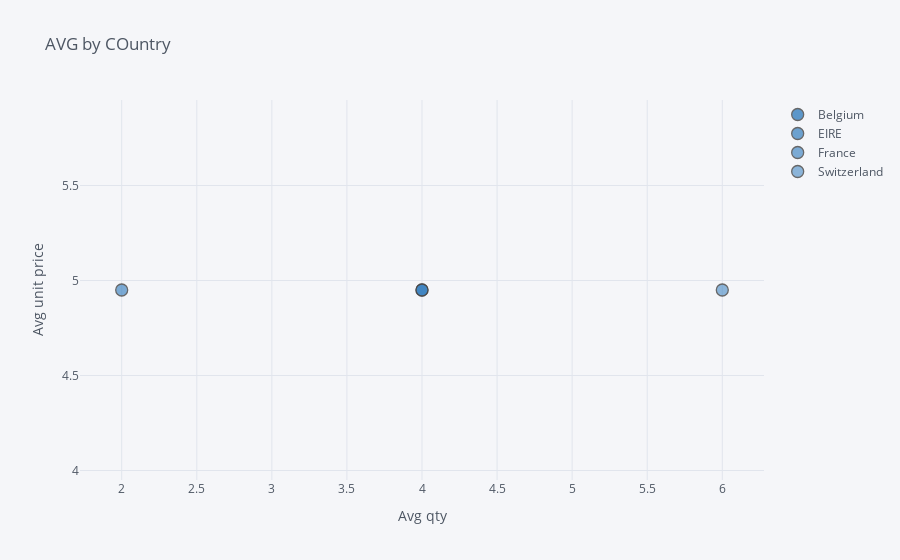

The notebook cell this image was saved under:
### Markdown cell above
## 3. Create an interactive scatter plot showing the relationship between average quantity (x-axis) and average unit price (y-axis) for the product PARTY BUNTING with the plot points color-coded by country (categories).

### Code cell
data=df.loc[df.Description=='PARTY BUNTING']

data=data.groupby('Country').mean()
data=data[['Quantity', 'UnitPrice']]


data.reset_index(inplace=True)


data.iplot(x='Quantity', y='UnitPrice', categories='Country',
           xTitle='Avg qty', yTitle='Avg unit price',
           color='blue', title='AVG by COuntry')

### Figure 1 — Plotly figure (JSON) as saved in the notebook; plotly's stock layout.template omitted (floating-point values rounded to 4 significant figures)
{"data": [{"marker": {"color": "rgba(55, 128, 191, 1.0)", "line": {"width": 1.3}, "opacity": 0.8, "size": 12, "symbol": "circle"}, "mode": "markers", "name": "Belgium", "textfont": {"color": "#4D5663"}, "type": "scatter", "x": [4], "y": [4.95]}, {"marker": {"color": "rgba(55, 128, 191, 0.8999999999999999)", "line": {"width": 1.3}, "opacity": 0.8, "size": 12, "symbol": "circle"}, "mode": "markers", "name": "EIRE", "textfont": {"color": "#4D5663"}, "type": "scatter", "x": [4], "y": [4.95]}, {"marker": {"color": "rgba(55, 128, 191, 0.7999999999999998)", "line": {"width": 1.3}, "opacity": 0.8, "size": 12, "symbol": "circle"}, "mode": "markers", "name": "France", "textfont": {"color": "#4D5663"}, "type": "scatter", "x": [2], "y": [4.95]}, {"marker": {"color": "rgba(55, 128, 191, 0.7)", "line": {"width": 1.3}, "opacity": 0.8, "size": 12, "symbol": "circle"}, "mode": "markers", "name": "Switzerland", "textfont": {"color": "#4D5663"}, "type": "scatter", "x": [6], "y": [4.95]}], "layout": {"legend": {"bgcolor": "#F5F6F9", "font": {"color": "#4D5663"}}, "paper_bgcolor": "#F5F6F9", "plot_bgcolor": "#F5F6F9", "title": {"font": {"color": "#4D5663"}, "text": "AVG by COuntry"}, "xaxis": {"gridcolor": "#E1E5ED", "showgrid": true, "tickfont": {"color": "#4D5663"}, "title": {"font": {"color": "#4D5663"}, "text": "Avg qty"}, "zerolinecolor": "#E1E5ED"}, "yaxis": {"gridcolor": "#E1E5ED", "showgrid": true, "tickfont": {"color": "#4D5663"}, "title": {"font": {"color": "#4D5663"}, "text": "Avg unit price"}, "zerolinecolor": "#E1E5ED"}}}
